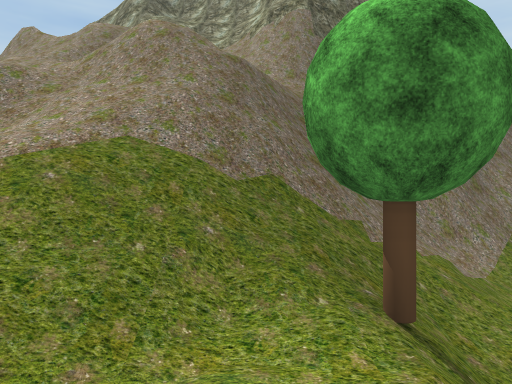
View 1 (above)

16 first-person views from a walk through a Unity game level. The camera is 1.5 m above the floor, looks level and sees 70° across. The floor is counted in squares, 2 m on a side. Each view is taken from the middle of a square. On the plan, view 1 faces up. The plan holds only what a view shows up to about 11 squares ahead; the rest is blank. The place goes on beyond the plan. Some trees and plants on the terrain are drawn as simple stand-ins. The player is left out.

View 2
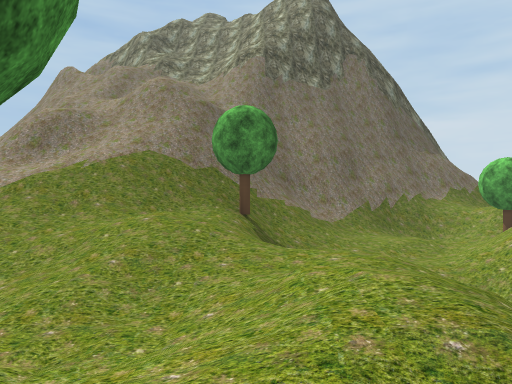

View 3
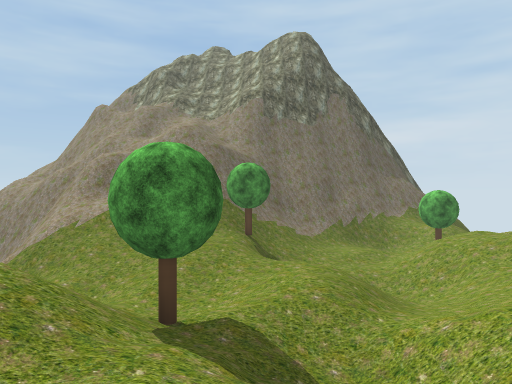

View 4
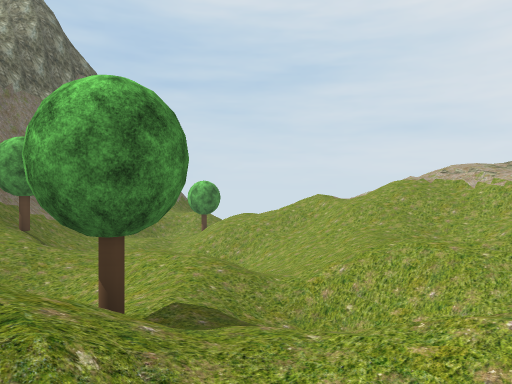

View 5
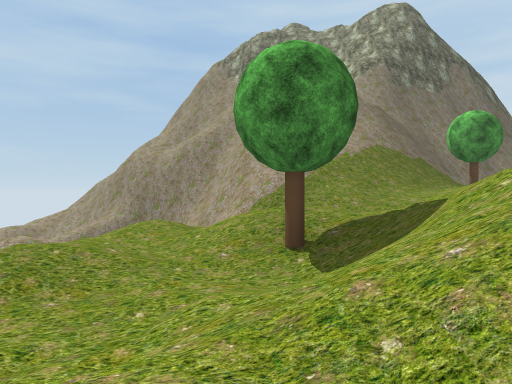

View 6
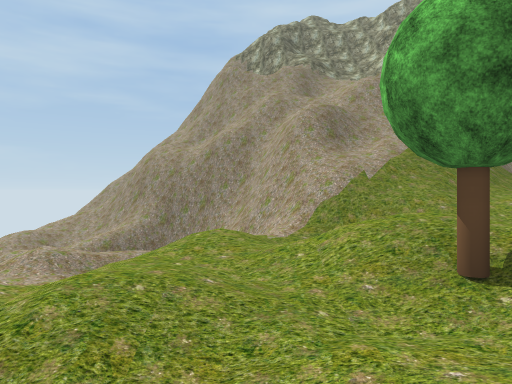

View 7
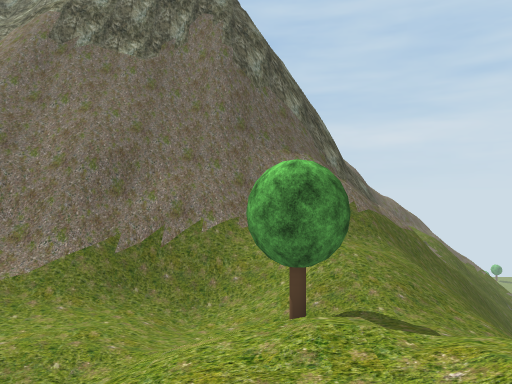

View 8
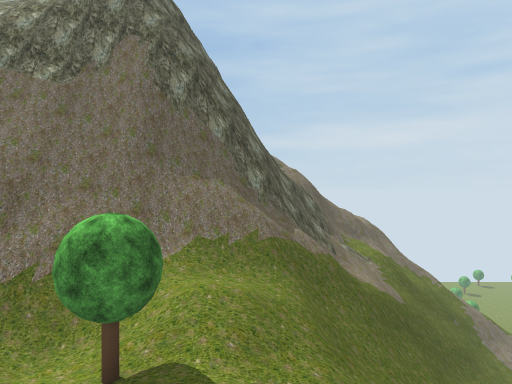

View 9
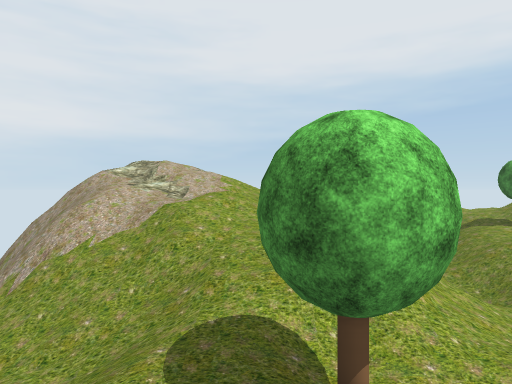

View 10
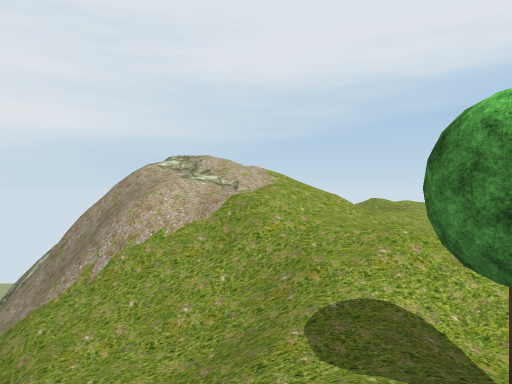

View 11
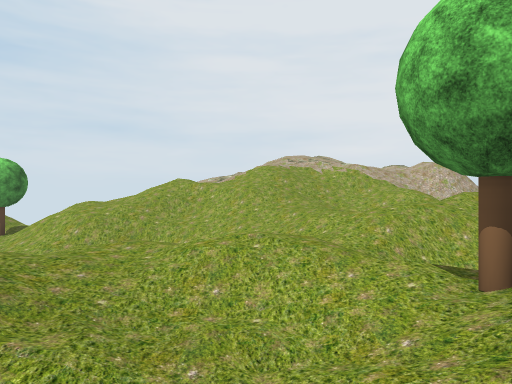

View 12
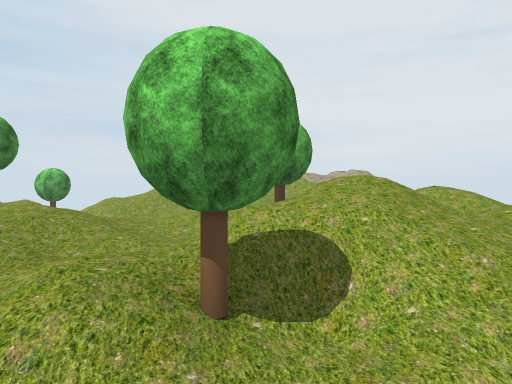

View 13
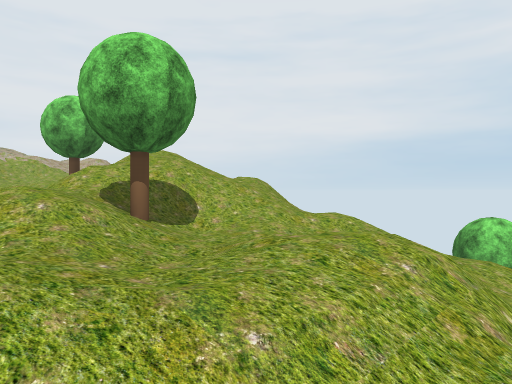

View 14
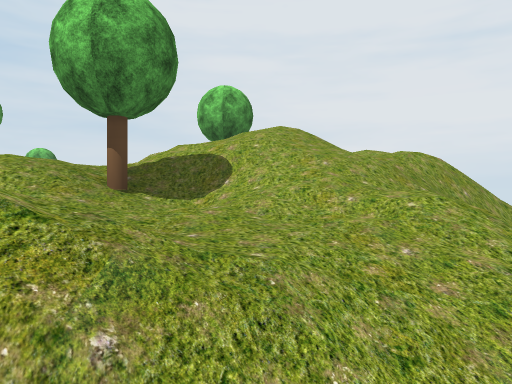

View 15
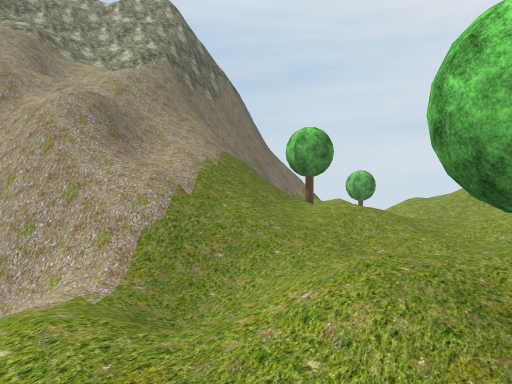

View 16
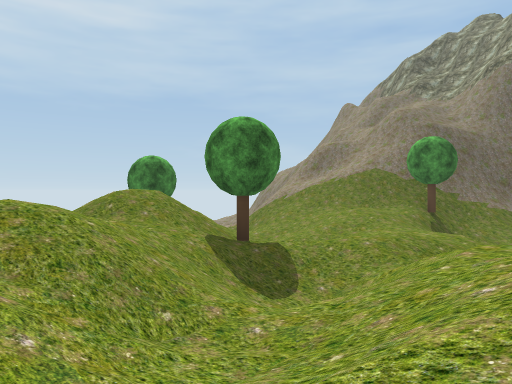

### Floor plan
Key: @ floor where view 1 was taken; # wall or solid block; . main floor; : floor 0.75 m higher than the main floor; - floor 1 m lower than the main floor; + floor 1.5 m higher than the main floor; _ floor 1.75 m lower than the main floor; * floor 3 m higher than the main floor; % floor 4 m higher than the main floor; & floor 4.75 m higher than the main floor; $ floor 5.5 m higher than the main floor; / step, stairs or slope; = window, fence, low wall or low ledge; v drop or lower ground; O other object.
Columns run from 7 left of view 1 to 14 right of it. Each row starts with its distance up from view 1.
 11     ////#####    #._##
 10     ////===vv       #/
  9  #/////#vvvv  #######
  8   //// ####  ##===#=
  7    /// /vv#####==//
  6  $=/////v###=/+////
  5 vvv//=v=#/////////
  4 ##vv///////./OO//
  3  =#=//////:.////./
  2   # ////O/..///////
  1   /////+/ ///+///==
  0 -/.////@+//.///*//#/
 -1 /////.//:+////*///##=
 -2 .://+//:/+///////// #
 -3 /:.O///O+///+/////
 -4 //.////O////////&&
 -5  //:///+///////%
 -6  =//////////////
 -7  O     //+//  //

Positions as (right, up) in squares from view 1, and headings:
1: (0, 0), facing up
2: (1, -4), facing up
3: (1, -7), facing up
4: (-1, -6), facing up-right
5: (-4, -6), facing up
6: (-5, -5), facing up
7: (6, 0), facing up
8: (8, 0), facing up
9: (7, 6), facing down
10: (8, 6), facing down
11: (-2, -2), facing right
12: (-6, -3), facing right
13: (-7, -1), facing down-right
14: (-7, -4), facing right
15: (-6, -3), facing up-right
16: (4, -7), facing up-left
